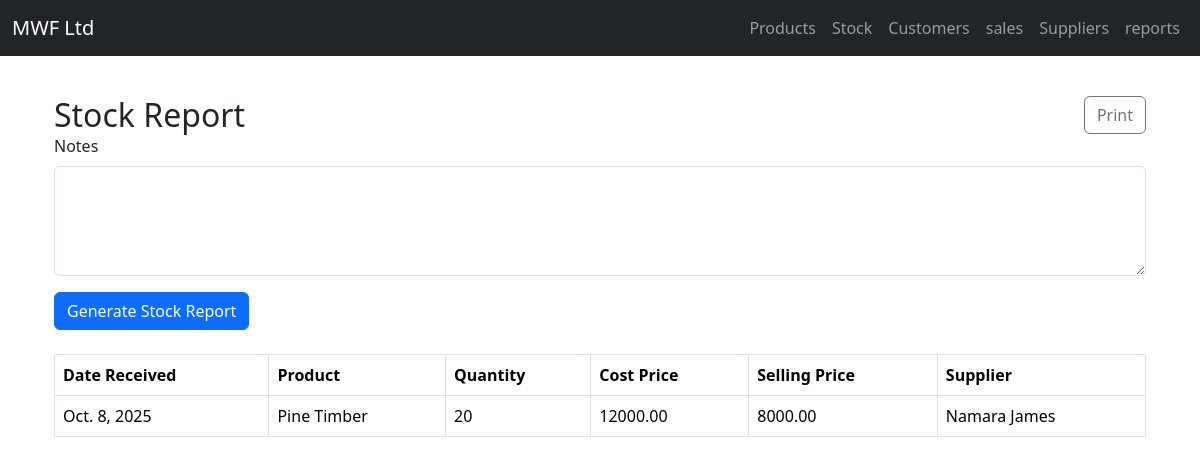
The app's page /reports/stock/ (signed in) with its own data.
### stock/models.py (models this page shows, shortened)
class StockEntry(models.Model):
    product = models.ForeignKey(Product, on_delete=models.CASCADE)
    supplier = models.ForeignKey(Supplier, on_delete=models.SET_NULL, null=True)
    quantity = models.PositiveIntegerField()
    cost_price = models.DecimalField(max_digits=10, decimal_places=2)
    product_price = models.DecimalField(max_digits=10, decimal_places=2)
    quality = models.CharField(max_length=50)
    color = models.CharField(max_length=30, blank=True, null=True)
    measurements = models.CharField(max_length=100, blank=True, null=True)
    date_received = models.DateField(auto_now_add=True)

### products/models.py (models this page shows, shortened)
class Product(models.Model):
    WOOD = 'wood'
    FURNITURE = 'furniture'
    PRODUCT_TYPE_CHOICES = [
        (WOOD, 'Wood'),
        (FURNITURE, 'Furniture'),
    ]
    name = models.CharField(max_length=100)
    type = models.CharField(max_length=20, choices=PRODUCT_TYPE_CHOICES)
    category = models.CharField(max_length=50)  # e.g., sofa, timber
    description = models.TextField(blank=True)
    color = models.CharField(max_length=30, blank=True, null=True)
    measurements = models.CharField(max_length=100, blank=True, null=True)
    quality = models.CharField(max_length=50)
    product_price = models.DecimalField(max_digits=10, decimal_places=2)
    cost_price = models.DecimalField(max_digits=10, decimal_places=2)
    current_stock = models.PositiveIntegerField(default=0)
    date_added = models.DateField(auto_now_add=True)

### suppliers/models.py (models this page shows, shortened)
class Supplier(models.Model):
    name = models.CharField(max_length=100)
    company_name = models.CharField(max_length=100, blank=True)
    phone = models.CharField(max_length=20)
    email = models.EmailField(blank=True)
    address = models.TextField()

### reports/views.py (the view)
# urls.py: path('stock/', views.stock_report_view, name='stock_report'),
@login_required
def stock_report_view(request):
    form = StockReportForm(request.GET or None)
    stocks = StockEntry.objects.select_related('product', 'supplier').order_by('-date_received')
    notes = ''
    if form.is_valid():
        notes = form.cleaned_data.get('notes', '')
    context = {
        'form': form,
        'stocks': stocks,
        'notes': notes,
    }
    return render(request, 'stock_report.html', context)

### reports/forms.py
class StockReportForm(forms.ModelForm):
    class Meta:
        model = StockReport
        fields = ['notes']
        widgets = {
            'notes': forms.Textarea(attrs={'class': 'form-control', 'rows': 4}),
        }
    def __init__(self, *args, **kwargs):
        super().__init__(*args, **kwargs)
        self.helper = FormHelper()
        self.helper.form_method = 'POST'
        self.helper.add_input(Submit('submit', 'Generate Stock Report'))

### reports/templates/stock_report.html (shortened to what this page needs)
{% extends 'base.html' %}
{% load crispy_forms_tags %}
{% block content %}
<div class="container mt-4">
  <div class="d-flex justify-content-between align-items-center">
    <h2 class="mb-0">Stock Report</h2>
    <button class="btn btn-outline-secondary d-print-none" onclick="window.print()">Print</button>
  </div>
  <form method="get" class="mb-4" novalidate>
      {% crispy form %}
  </form>
  <table class="table table-bordered mt-4">
    <thead>
        <tr>
            <th>Date Received</th>
            <th>Product</th>
            <th>Quantity</th>
            <th>Cost Price</th>
            <th>Selling Price</th>
            <th>Supplier</th>
        </tr>
    </thead>
    <tbody>
        {% for stock in stocks %}
        <tr>
            <td>{{ stock.date_received }}</td>
            <td>{{ stock.product.name }}</td>
            <td>{{ stock.quantity }}</td>
            <td>{{ stock.cost_price }}</td>
            <td>{{ stock.product_price }}</td>
            <td>{{ stock.supplier.name }}</td>
        </tr>
        {% endfor %}
    </tbody>
  </table>
</div>
{% endblock %}

### records on screen
StockEntry: date_received "Oct. 8, 2025", product.name "Pine Timber", quantity "20", cost_price "12000.00", product_price "8000.00", supplier.name "Namara James"
